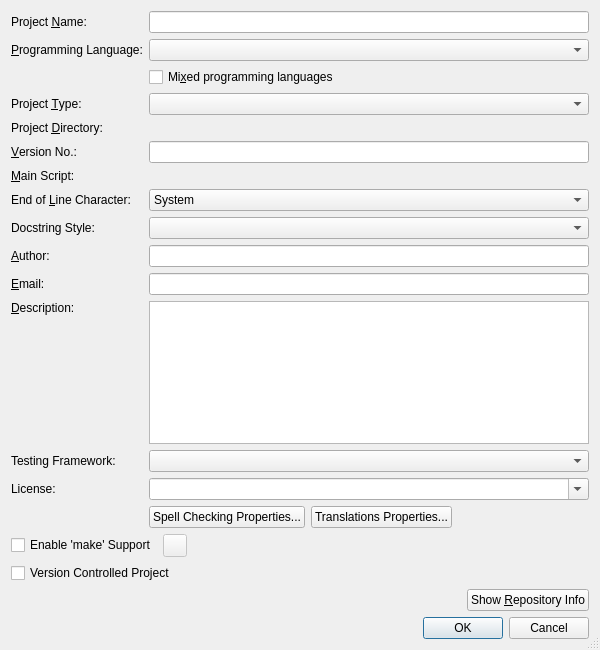
<?xml version="1.0" encoding="UTF-8"?>
<ui version="4.0">
 <class>PropertiesDialog</class>
 <widget class="QDialog" name="PropertiesDialog">
  <property name="geometry">
   <rect>
    <x>0</x>
    <y>0</y>
    <width>600</width>
    <height>650</height>
   </rect>
  </property>
  <property name="maximumSize">
   <size>
    <width>16777215</width>
    <height>16777215</height>
   </size>
  </property>
  <property name="windowTitle">
   <string>Project Properties</string>
  </property>
  <property name="whatsThis">
   <string>&lt;b&gt;Project Properties Dialog&lt;/b&gt;
&lt;p&gt;This dialog is used to show and edit the projects properties.&lt;/p&gt;
&lt;p&gt;If the project is controlled by a version control system, the &quot;Show Repository Info&quot; button displays information about the repository.&lt;/p&gt;</string>
  </property>
  <property name="sizeGripEnabled">
   <bool>true</bool>
  </property>
  <layout class="QVBoxLayout" name="verticalLayout">
   <item>
    <layout class="QFormLayout" name="formLayout">
     <item row="0" column="0">
      <widget class="QLabel" name="nameLabel">
       <property name="text">
        <string>Project &amp;Name:</string>
       </property>
       <property name="buddy">
        <cstring>nameEdit</cstring>
       </property>
      </widget>
     </item>
     <item row="0" column="1">
      <widget class="QLineEdit" name="nameEdit">
       <property name="toolTip">
        <string>Enter the project name</string>
       </property>
       <property name="whatsThis">
        <string>&lt;b&gt;Project Name&lt;/b&gt;
&lt;p&gt;Enter the project name&lt;/p&gt;</string>
       </property>
       <property name="clearButtonEnabled">
        <bool>true</bool>
       </property>
      </widget>
     </item>
     <item row="1" column="0">
      <widget class="QLabel" name="textLabel1">
       <property name="text">
        <string>&amp;Programming Language:</string>
       </property>
       <property name="buddy">
        <cstring>languageComboBox</cstring>
       </property>
      </widget>
     </item>
     <item row="1" column="1">
      <widget class="QComboBox" name="languageComboBox">
       <property name="toolTip">
        <string>Select the project's programming language</string>
       </property>
      </widget>
     </item>
     <item row="2" column="1">
      <widget class="QCheckBox" name="mixedLanguageCheckBox">
       <property name="toolTip">
        <string>Select, if the project uses other programming languages as well</string>
       </property>
       <property name="text">
        <string>Mi&amp;xed programming languages</string>
       </property>
       <property name="shortcut">
        <string>Alt+X</string>
       </property>
      </widget>
     </item>
     <item row="3" column="0">
      <widget class="QLabel" name="textLabel1_2">
       <property name="text">
        <string>Project &amp;Type:</string>
       </property>
       <property name="buddy">
        <cstring>projectTypeComboBox</cstring>
       </property>
      </widget>
     </item>
     <item row="3" column="1">
      <widget class="QComboBox" name="projectTypeComboBox">
       <property name="toolTip">
        <string>Select the type of the project</string>
       </property>
      </widget>
     </item>
     <item row="4" column="0">
      <widget class="QLabel" name="dirLabel">
       <property name="text">
        <string>Project &amp;Directory:</string>
       </property>
       <property name="buddy">
        <cstring>dirPicker</cstring>
       </property>
      </widget>
     </item>
     <item row="4" column="1">
      <widget class="EricPathPicker" name="dirPicker" native="true">
       <property name="sizePolicy">
        <sizepolicy hsizetype="Expanding" vsizetype="Preferred">
         <horstretch>0</horstretch>
         <verstretch>0</verstretch>
        </sizepolicy>
       </property>
       <property name="focusPolicy">
        <enum>Qt::StrongFocus</enum>
       </property>
       <property name="toolTip">
        <string>Enter the project directory</string>
       </property>
       <property name="whatsThis">
        <string>&lt;b&gt;Project Directory&lt;/b&gt;
&lt;p&gt;Enter the project directory. You may select it
 with a dialog by pressing the button to the right.&lt;/p&gt;</string>
       </property>
      </widget>
     </item>
     <item row="5" column="0">
      <widget class="QLabel" name="versionLabel">
       <property name="text">
        <string>&amp;Version No.:</string>
       </property>
       <property name="buddy">
        <cstring>versionEdit</cstring>
       </property>
      </widget>
     </item>
     <item row="5" column="1">
      <widget class="QLineEdit" name="versionEdit">
       <property name="toolTip">
        <string>Enter the version number</string>
       </property>
       <property name="whatsThis">
        <string>&lt;b&gt;Version No.&lt;/b&gt;
&lt;p&gt;Enter the version no.&lt;/p&gt;</string>
       </property>
       <property name="clearButtonEnabled">
        <bool>true</bool>
       </property>
      </widget>
     </item>
     <item row="6" column="0">
      <widget class="QLabel" name="mainscriptLabel">
       <property name="text">
        <string>&amp;Main Script:</string>
       </property>
       <property name="buddy">
        <cstring>mainscriptPicker</cstring>
       </property>
      </widget>
     </item>
     <item row="6" column="1">
      <widget class="EricPathPicker" name="mainscriptPicker" native="true">
       <property name="sizePolicy">
        <sizepolicy hsizetype="Expanding" vsizetype="Preferred">
         <horstretch>0</horstretch>
         <verstretch>0</verstretch>
        </sizepolicy>
       </property>
       <property name="focusPolicy">
        <enum>Qt::StrongFocus</enum>
       </property>
       <property name="toolTip">
        <string>Enter the main script</string>
       </property>
       <property name="whatsThis">
        <string>&lt;b&gt;Main Script&lt;/b&gt;
&lt;p&gt;Enter the main script of the project. You may select it
 with a dialog by pressing the button to the right.&lt;/p&gt;</string>
       </property>
      </widget>
     </item>
     <item row="7" column="0">
      <widget class="QLabel" name="eolLabel">
       <property name="text">
        <string>End of &amp;Line Character:</string>
       </property>
       <property name="buddy">
        <cstring>eolComboBox</cstring>
       </property>
      </widget>
     </item>
     <item row="7" column="1">
      <widget class="QComboBox" name="eolComboBox">
       <property name="toolTip">
        <string>Select the end of line character to be used by the project</string>
       </property>
       <item>
        <property name="text">
         <string>System</string>
        </property>
       </item>
       <item>
        <property name="text">
         <string>Unix</string>
        </property>
       </item>
       <item>
        <property name="text">
         <string>Macintosh</string>
        </property>
       </item>
       <item>
        <property name="text">
         <string>Windows/DOS</string>
        </property>
       </item>
      </widget>
     </item>
     <item row="8" column="0">
      <widget class="QLabel" name="label">
       <property name="text">
        <string>Docstring Style:</string>
       </property>
      </widget>
     </item>
     <item row="8" column="1">
      <widget class="QComboBox" name="docstringStyleComboBox">
       <property name="toolTip">
        <string>Select the docstring style for the project</string>
       </property>
      </widget>
     </item>
     <item row="9" column="0">
      <widget class="QLabel" name="authorLabel">
       <property name="text">
        <string>&amp;Author:</string>
       </property>
       <property name="buddy">
        <cstring>authorEdit</cstring>
       </property>
      </widget>
     </item>
     <item row="9" column="1">
      <widget class="QLineEdit" name="authorEdit">
       <property name="toolTip">
        <string>Enter author's name</string>
       </property>
       <property name="whatsThis">
        <string>&lt;b&gt;Author&lt;/b&gt;
&lt;p&gt;Enter the name of the author.&lt;/p&gt;</string>
       </property>
       <property name="clearButtonEnabled">
        <bool>true</bool>
       </property>
      </widget>
     </item>
     <item row="10" column="0">
      <widget class="QLabel" name="emailLabel">
       <property name="text">
        <string>&amp;Email:</string>
       </property>
       <property name="buddy">
        <cstring>emailEdit</cstring>
       </property>
      </widget>
     </item>
     <item row="10" column="1">
      <widget class="QLineEdit" name="emailEdit">
       <property name="toolTip">
        <string>Enter author's email</string>
       </property>
       <property name="whatsThis">
        <string>&lt;b&gt;Email&lt;/b&gt;
&lt;p&gt;Enter the email address of the author&lt;/p&gt;</string>
       </property>
       <property name="clearButtonEnabled">
        <bool>true</bool>
       </property>
      </widget>
     </item>
     <item row="11" column="0">
      <widget class="QLabel" name="descriptionLabel">
       <property name="text">
        <string>&amp;Description:</string>
       </property>
       <property name="alignment">
        <set>Qt::AlignTop</set>
       </property>
       <property name="buddy">
        <cstring>descriptionEdit</cstring>
       </property>
      </widget>
     </item>
     <item row="11" column="1">
      <widget class="EricSpellCheckedTextEdit" name="descriptionEdit">
       <property name="toolTip">
        <string>Enter description</string>
       </property>
       <property name="whatsThis">
        <string>&lt;b&gt;Description&lt;/b&gt;
&lt;p&gt;Enter a short description for the project.&lt;/p&gt;</string>
       </property>
       <property name="tabChangesFocus">
        <bool>true</bool>
       </property>
       <property name="acceptRichText">
        <bool>false</bool>
       </property>
      </widget>
     </item>
     <item row="12" column="0">
      <widget class="QLabel" name="label_2">
       <property name="text">
        <string>Testing Framework:</string>
       </property>
      </widget>
     </item>
     <item row="12" column="1">
      <widget class="QComboBox" name="testingFrameworkComboBox">
       <property name="toolTip">
        <string>Select the testing framework used by the project</string>
       </property>
      </widget>
     </item>
     <item row="13" column="0">
      <widget class="QLabel" name="label_3">
       <property name="text">
        <string>License:</string>
       </property>
      </widget>
     </item>
     <item row="13" column="1">
      <widget class="QComboBox" name="licenseComboBox">
       <property name="sizePolicy">
        <sizepolicy hsizetype="Expanding" vsizetype="Fixed">
         <horstretch>0</horstretch>
         <verstretch>0</verstretch>
        </sizepolicy>
       </property>
       <property name="toolTip">
        <string>Enter or select the project license</string>
       </property>
       <property name="editable">
        <bool>true</bool>
       </property>
      </widget>
     </item>
    </layout>
   </item>
   <item>
    <layout class="QHBoxLayout" name="horizontalLayout_3">
     <item>
      <spacer name="horizontalSpacer_3">
       <property name="orientation">
        <enum>Qt::Horizontal</enum>
       </property>
       <property name="sizeHint" stdset="0">
        <size>
         <width>40</width>
         <height>20</height>
        </size>
       </property>
      </spacer>
     </item>
     <item>
      <widget class="QPushButton" name="spellPropertiesButton">
       <property name="toolTip">
        <string>Press to edit the spell checking properties</string>
       </property>
       <property name="text">
        <string>Spell Checking Properties...</string>
       </property>
      </widget>
     </item>
     <item>
      <widget class="QPushButton" name="transPropertiesButton">
       <property name="toolTip">
        <string>Press to edit the translations properties</string>
       </property>
       <property name="text">
        <string>Translations Properties...</string>
       </property>
      </widget>
     </item>
     <item>
      <spacer name="horizontalSpacer_4">
       <property name="orientation">
        <enum>Qt::Horizontal</enum>
       </property>
       <property name="sizeHint" stdset="0">
        <size>
         <width>40</width>
         <height>20</height>
        </size>
       </property>
      </spacer>
     </item>
    </layout>
   </item>
   <item>
    <layout class="QHBoxLayout" name="horizontalLayout">
     <item>
      <widget class="QCheckBox" name="makeCheckBox">
       <property name="toolTip">
        <string>Select to activate the 'make' support</string>
       </property>
       <property name="text">
        <string>Enable 'make' Support</string>
       </property>
      </widget>
     </item>
     <item>
      <widget class="QToolButton" name="makeButton">
       <property name="enabled">
        <bool>false</bool>
       </property>
       <property name="toolTip">
        <string>Press to open a dialog to enter the 'make' parameters</string>
       </property>
       <property name="text">
        <string/>
       </property>
      </widget>
     </item>
     <item>
      <spacer name="horizontalSpacer_6">
       <property name="orientation">
        <enum>Qt::Horizontal</enum>
       </property>
       <property name="sizeHint" stdset="0">
        <size>
         <width>40</width>
         <height>20</height>
        </size>
       </property>
      </spacer>
     </item>
    </layout>
   </item>
   <item>
    <widget class="QCheckBox" name="vcsCheckBox">
     <property name="toolTip">
      <string>Select to create a version controlled project</string>
     </property>
     <property name="text">
      <string>Version Controlled Project</string>
     </property>
    </widget>
   </item>
   <item>
    <layout class="QHBoxLayout" name="_2">
     <item>
      <widget class="QLabel" name="vcsLabel">
       <property name="sizePolicy">
        <sizepolicy hsizetype="MinimumExpanding" vsizetype="Preferred">
         <horstretch>0</horstretch>
         <verstretch>0</verstretch>
        </sizepolicy>
       </property>
       <property name="text">
        <string/>
       </property>
      </widget>
     </item>
     <item>
      <widget class="QPushButton" name="vcsInfoButton">
       <property name="toolTip">
        <string>Press to show information about the repository</string>
       </property>
       <property name="text">
        <string>Show &amp;Repository Info</string>
       </property>
       <property name="shortcut">
        <string>Alt+R</string>
       </property>
      </widget>
     </item>
    </layout>
   </item>
   <item>
    <widget class="QDialogButtonBox" name="buttonBox">
     <property name="orientation">
      <enum>Qt::Horizontal</enum>
     </property>
     <property name="standardButtons">
      <set>QDialogButtonBox::Cancel|QDialogButtonBox::Ok</set>
     </property>
    </widget>
   </item>
  </layout>
 </widget>
 <pixmapfunction>qPixmapFromMimeSource</pixmapfunction>
 <customwidgets>
  <customwidget>
   <class>EricPathPicker</class>
   <extends>QWidget</extends>
   <header>EricWidgets/EricPathPicker.h</header>
   <container>1</container>
  </customwidget>
  <customwidget>
   <class>EricSpellCheckedTextEdit</class>
   <extends>QTextEdit</extends>
   <header>EricWidgets/EricSpellCheckedTextEdit.h</header>
  </customwidget>
 </customwidgets>
 <tabstops>
  <tabstop>nameEdit</tabstop>
  <tabstop>languageComboBox</tabstop>
  <tabstop>mixedLanguageCheckBox</tabstop>
  <tabstop>projectTypeComboBox</tabstop>
  <tabstop>dirPicker</tabstop>
  <tabstop>versionEdit</tabstop>
  <tabstop>mainscriptPicker</tabstop>
  <tabstop>eolComboBox</tabstop>
  <tabstop>docstringStyleComboBox</tabstop>
  <tabstop>authorEdit</tabstop>
  <tabstop>emailEdit</tabstop>
  <tabstop>descriptionEdit</tabstop>
  <tabstop>testingFrameworkComboBox</tabstop>
  <tabstop>licenseComboBox</tabstop>
  <tabstop>spellPropertiesButton</tabstop>
  <tabstop>transPropertiesButton</tabstop>
  <tabstop>makeCheckBox</tabstop>
  <tabstop>makeButton</tabstop>
  <tabstop>vcsCheckBox</tabstop>
  <tabstop>vcsInfoButton</tabstop>
 </tabstops>
 <resources/>
 <connections>
  <connection>
   <sender>buttonBox</sender>
   <signal>accepted()</signal>
   <receiver>PropertiesDialog</receiver>
   <slot>accept()</slot>
   <hints>
    <hint type="sourcelabel">
     <x>66</x>
     <y>545</y>
    </hint>
    <hint type="destinationlabel">
     <x>57</x>
     <y>529</y>
    </hint>
   </hints>
  </connection>
  <connection>
   <sender>buttonBox</sender>
   <signal>rejected()</signal>
   <receiver>PropertiesDialog</receiver>
   <slot>reject()</slot>
   <hints>
    <hint type="sourcelabel">
     <x>152</x>
     <y>545</y>
    </hint>
    <hint type="destinationlabel">
     <x>145</x>
     <y>531</y>
    </hint>
   </hints>
  </connection>
  <connection>
   <sender>makeCheckBox</sender>
   <signal>toggled(bool)</signal>
   <receiver>makeButton</receiver>
   <slot>setEnabled(bool)</slot>
   <hints>
    <hint type="sourcelabel">
     <x>479</x>
     <y>99</y>
    </hint>
    <hint type="destinationlabel">
     <x>579</x>
     <y>101</y>
    </hint>
   </hints>
  </connection>
 </connections>
</ui>
